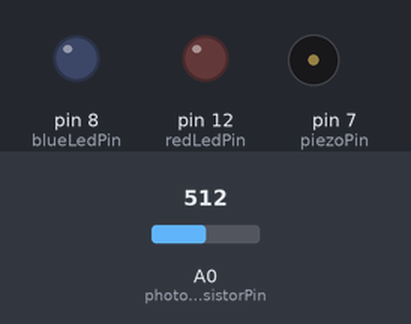
A sketch run on a simulated Arduino Uno, built with avr-gcc and run on an emulated ATmega328P. On the bench: output pins drawn as LEDs (lit = HIGH), buzzer (waves = sounding). Dashed ring = blinking. The inputs (shaded band) are chosen by the test bench; at power-on: A0 (phototransistorPin) = 512.

Above: at 7.1 s.
7.2 s: A0 (phototransistorPin) set to 265
8.7 s: A0 (phototransistorPin) set to 244
At 8.94 s:
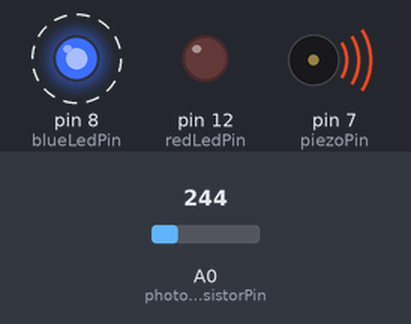
At 9.44 s:
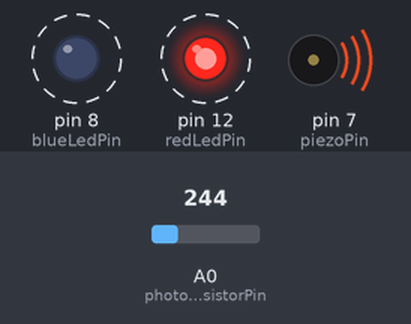
Timing chart, 0 to 30.1 s (numbered marks = the images above; inputs shaded):
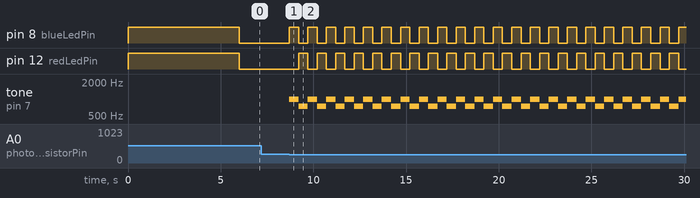

Measured:
- the behaviour switches between 256 and 255 on A0 (phototransistorPin) (found by bisection; images 0 and 1)
- after the input at 7.2 s, every drawn part: stays the same
- after the input at 8.7 s, pin 8 (blueLedPin): alternates HIGH for 0.50 s and LOW for 0.50 s, starting at once; pin 12 (redLedPin): alternates HIGH for 0.50 s and LOW for 0.50 s, starting after 0.50 s; tone on pin 7 (piezoPin): alternates 1000 Hz for 0.50 s and 750 Hz for 0.50 s, starting at once

The sketch:

firefighter-station.ino
```cpp
const int piezoPin = 7;
const int blueLedPin = 8;
const int redLedPin = 12;
const int phototransistorPin = A0;
const int alarmDuration = 10000;
const int blinkPeriod = 500;

struct Range {
  float min;
  float max;
};

Range phototransistorRange = { 1024.0, 0.0 };

void setup() {
  pinMode(blueLedPin, OUTPUT);
  digitalWrite(blueLedPin, LOW);
  pinMode(redLedPin, OUTPUT);
  digitalWrite(redLedPin, LOW);
  phototransistorRange = calibrate();
}

void loop() {
  float phototransistorValue = analogRead(phototransistorPin);
  if (phototransistorValue < phototransistorRange.min / 2) {
    blink();
  }
}

void blink() {
  float startTime = millis();
  while (millis() - startTime < alarmDuration){
    int subcycle = (millis() - startTime) / blinkPeriod;
    if (subcycle % 2 == 0) {
      tone(piezoPin, 1000, blinkPeriod);
      digitalWrite(blueLedPin, HIGH);
      digitalWrite(redLedPin, LOW);
    }else {
      tone(piezoPin, 750, blinkPeriod);
      digitalWrite(blueLedPin, LOW);
      digitalWrite(redLedPin, HIGH);
    }
  }
  digitalWrite(blueLedPin, LOW);
  digitalWrite(redLedPin, LOW);
}

Range calibrate() {
  digitalWrite(blueLedPin, HIGH);
  digitalWrite(redLedPin, HIGH);
  float min = 1024.0;
  float max = 0;
  delay(1000);
  float startTime = millis();
  while (millis() - startTime < 5000){
    float phototransistorValue = analogRead(phototransistorPin);
    if (phototransistorValue > max) {
      max = phototransistorValue;
    }
    if (phototransistorValue < min) {
      min = phototransistorValue;
    }
  }
  Range r = { min, max };
  digitalWrite(blueLedPin, LOW);
  digitalWrite(redLedPin, LOW);
  return r;
}
```
